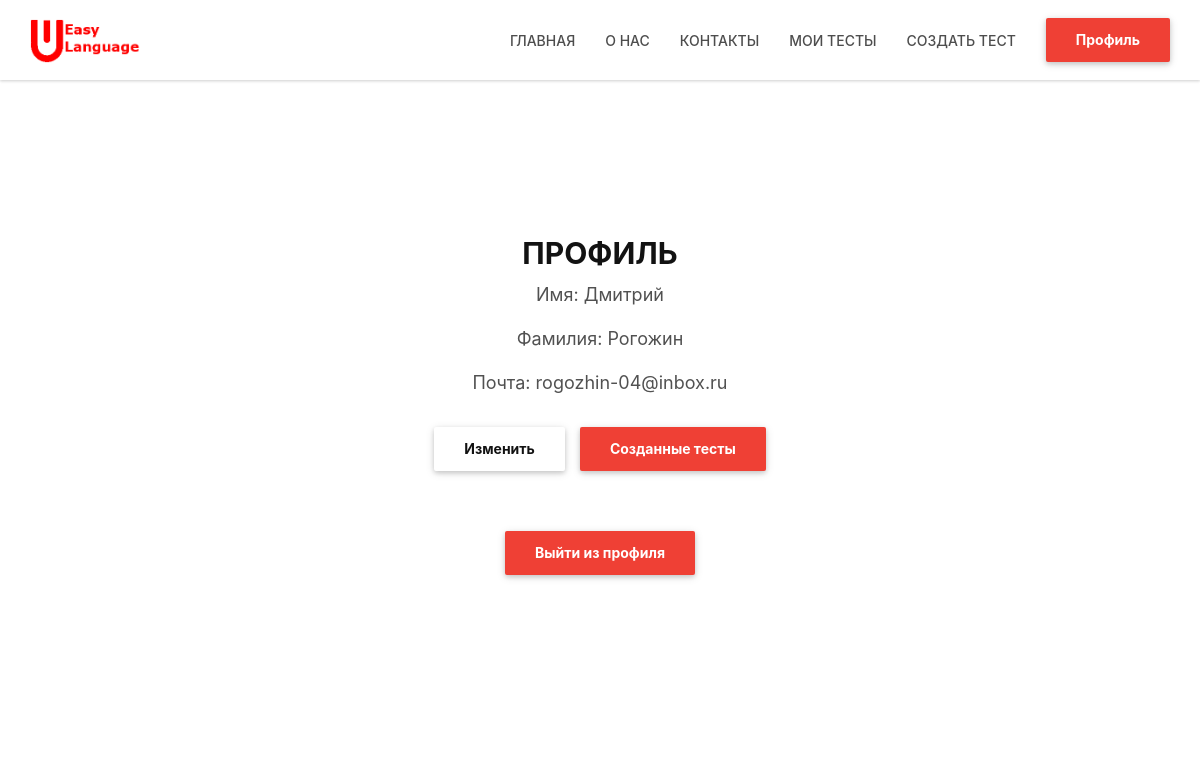
Screenshot of /profile (signed in) with the database file from the repository.
### data/users.py (models this page shows, shortened)
class User(SqlAlchemyBase, UserMixin, SerializerMixin):
    __tablename__ = 'users'
    id = sqlalchemy.Column(sqlalchemy.Integer,
                           primary_key=True, autoincrement=True)
    surname = sqlalchemy.Column(sqlalchemy.String, nullable=True)
    name = sqlalchemy.Column(sqlalchemy.String, nullable=True)
    email = sqlalchemy.Column(sqlalchemy.String,
                              index=True, unique=True, nullable=True)
    hashed_password = sqlalchemy.Column(sqlalchemy.String, nullable=True)
    modified_date = sqlalchemy.Column(sqlalchemy.DateTime,
                                      default=datetime.datetime.now)
    user_tests = sqlalchemy.Column(sqlalchemy.String, nullable=True, default='{}')
    current_filter = sqlalchemy.Column(sqlalchemy.Integer, default=0)
    passed_test = orm.relation("Test",
                               secondary="association",
                               backref="users")

### main.py (the view)
@application.route("/profile")
def profile():
    if current_user.is_authenticated:
        db_sess = db_session.create_session()
        user = db_sess.query(User).filter(User.id == current_user.get_id()).first()
        return render_template("profile.html", user_data=user)
    else:
        return redirect("/login")

### data/db_session.py (called while the page is built)
def create_session() -> Session:
    global __factory
    return __factory()

### main.py (called while the page is built)
@login_manager.user_loader
def load_user(user_id):
    db_sess = db_session.create_session()
    return db_sess.query(User).get(user_id)

### templates/profile.html (shortened to what this page needs)
{% extends "main_form_design.html" %}
{% block content %}
    <div class="white-section section-lg-padding border-bottom">
        <div class="section-container">
            <div class="container">
                <div class="row">
                    <div class="col-lg-10 col-lg-offset-1 col-md-12 title-block">
                        <div class="title-block-container text-center">
                            <h2>ПРОФИЛЬ</h2>
                            <p>Имя: {{user_data.name}}</p>
                            <p>Фамилия: {{user_data.surname}}</p>
                            <p>Почта: {{user_data.email}}</p>
                            <div class="title-block-container white-content remove-white-content text-center">
                                <a href="/user_edit" title="Изменить" class="btn btn-lpbuilder-white wave-effect">Изменить</a>
                                <a href="/my_tests" title="Созданные тесты" class="btn btn-lpbuilder wave-effect">Созданные тесты</a>
                            </div>
                            <a href="/logout" title="Выйти из профиля" class="btn btn-lpbuilder wave-effect">Выйти из профиля</a>
                        </div>
                    </div>
                </div>
             </div>
        </div>
    </div>
{% endblock %}

### static/css/css/red.css (style rules this page uses)
.btn-lpbuilder,.btn-lpbuilder:focus,.main-background-color { background-color:#ef4035!important }
.accordion-block-container .panel-title a,.contact-block-container h2 a:hover,.content-block-container a.main-link-style-1 i,.content-block-container h4 a:hover,.content-block-container h6 a:hover,.content-block-container:hover i.circle-icon-block,.counter-block-container i,.cta-block-style-1 i.fa,.flickr-feed-block>h4 a:hover,.lpbuilder-events-month-badge,.info-block-container a:hover,.instagram-feed-block>h4 a:hover,.link-widget-block ul li a:hover,.main-color,.meta-block-container .meta-block-cat a:hover,.portfolio-block-container a:hover,.portfolio-block-container:hover a.main-link h4,.post-block-container .post-header h4 a:hover,.pricing-block-container .pricing-block-icon,.pricing-block-container .pricing-block-price p,.schedule-block-container a:hover,.select-menu-list li.selected,.skills-block-container h4 a:hover,.team-block-container .team-block-title a:hover,.team-block-container .team-block-title h6 a,.team-block-style-13 a.main-link:hover *,.team-popover .team-block-title a:hover,.text-widget-block a:hover,.timeline-footer .date-block i,.timeline-footer h4 a:hover,.twitter-feed-block .lpbuilder-twitter-item .twitter-buttons a:hover,.twitter-feed-block .lpbuilder-twitter-item .twitter-date a:hover,.twitter-feed-block .lpbuilder-twitter-item .twitter-tweet a:hover,a,ol.breadcrumb>li a:hover,ul.list-icon li i { color:#ef4035 }

### rows the page displays
User: name "Дмитрий", surname "Рогожин", email "rogozhin-04@inbox.ru"
